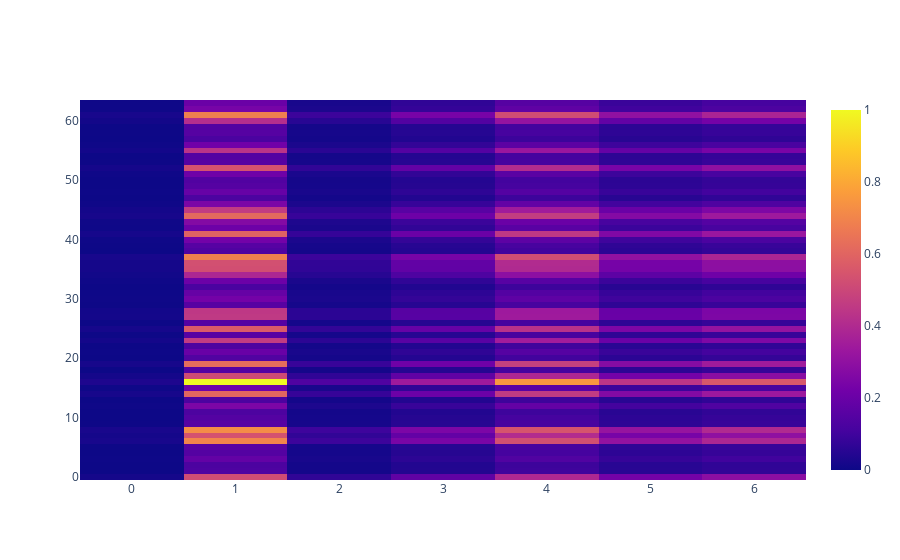

The code cell stored with this chart in its notebook:
### Code cell
fig = go.Figure()
fig.add_trace(go.Heatmap(z = D_og[110, :, :]))

### Figure 1 — Plotly figure (JSON) as saved in the notebook; plotly's stock layout.template omitted (floating-point values rounded to 4 significant figures; data arrays with more than 128 entries replaced by an {"elided": "..."} marker saying what was removed)
{"data": [{"type": "heatmap", "z": {"elided": "64x7 float values"}}], "layout": {}}
